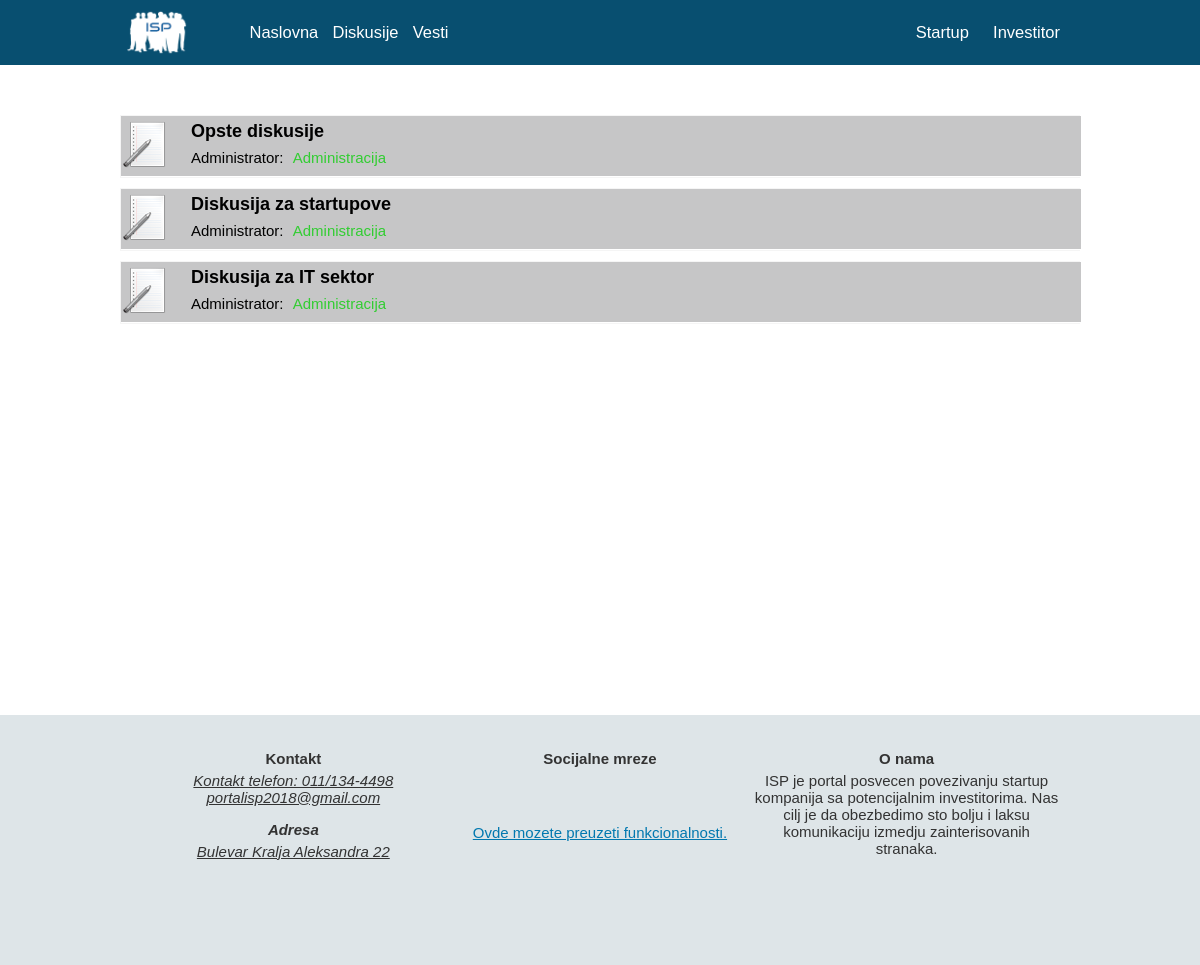
Page /index.php/gost/tipoviDiskusija on the committed database.
### tables this page shows
CREATE TABLE `diskusijatip` (
  `id` int(11) NOT NULL,
  `autor` varchar(50) NOT NULL,
  `naslov` varchar(100) NOT NULL,
  `datum` date NOT NULL
);

### application/controllers/Gost.php (called while the page is built, shortened)
<?php
class Gost extends CI_Controller {
    public function __construct() {
        $this->load->model("ModelInv");
        $this->load->model("ModelSt");
        $this->load->library('session');
        }
    private function loadView($data,$glavniDeo){
        $this->load->view("sablon/header_gost.php", $data);
        $this->load->view($glavniDeo, $data);
        $this->load->view("sablon/footer.php");
    }
    public function tipoviDiskusija(){
        $tipovidiskusija = $this->ModelSt->dohvatiTipove();
        foreach ($tipovidiskusija as $value) {
            $threads[$value['id']] = $this->ModelSt->dohvatiUkupneDiskusije($value['id']);
        }
        $data['threads']=$threads;
        $tipovidiskusija = $this->ModelSt->dohvatiTipove();
        $data['tipovidiskusija'] = $tipovidiskusija;
        $data['controller']= "Gost";
        $this->loadView($data, "diskusije_tipovi.php");
    }
}

### index.php (called while the page is built, shortened)
<?php
require_once BASEPATH.'core/CodeIgniter.php';

### application/models/ModelSt.php (called while the page is built, shortened)
<?php
class ModelSt extends CI_Model {
    public function dohvatiTipove(){
        $query = $this->db->get('diskusijatip');
        $result=$query->result_array();
        return $result;
    }
}

### application/views/diskusije_tipovi.php (the view, shortened to what this page needs)
<div class="wrapper">
    <div id="mainForumDiv">
        <ul class="forumList">
            <?php foreach ($tipovidiskusija as $tip) { ?>
            <li>
                <div id="forum">
                    <div class="forumImg">
                        <img src="<?php echo base_url(); ?>assets/img/forum.png" alt="forum_img"/>
                    </div>
                    <div class="forumContent">
                        <a href="<?php echo site_url("$controller/diskusije/".$tip['id']); ?>"><?php echo $tip['naslov']?></a></br>
                        <span>Administrator: </span><span style="color: limegreen"><?php echo $tip['autor']?></span>
                    </div>
                </div>
            </li>
            <?php } ?>
        </ul>
    </div>
</div>

### assets/css/style.css (style rules this page uses)
* { margin: 0; padding: 0; font-family:'Raleway', sans-serif; font-size:16px; box-sizing: content-box; }
body { position:relative; }
.wrapper { width:960px; margin:0 auto; }
.wrapper:after { display: table; content: ""; clear: both; }
* { box-sizing:border-box }
.forumList li { margin-bottom: 10px; border: 1px #F5F5F5 solid; }
#forum { width: 960px; background-color: #c6c6c7; border-bottom: 1px solid white; }
#forum:after { display: table; content: ""; clear: both; }
.forumImg { float: left; height: 60px; }
.forumImg img { margin: 5px 7px 2px 0; }
.forumContent { margin-left: 10px; height: 60px; float: left; }
.forumContent a { text-decoration: none; display: block; color: #000000; margin: 10px 0 0 5px; font-size: 100%; }
.forumContent a { text-decoration: none; display: inline-block; margin: 5px 0 7px 5px; color: #000000; font-size: 120%; font-weight: 600; }
.forumContent span { margin: 5px 0 2px 5px; color: #000000; }
.forumList { list-style-type: none; margin-top: 50px; }
#mainForumDiv { margin: 50px 0; min-height: 550px; }
.forumList { list-style-type: none; }
* { margin: 0; padding: 0; font-family:Gudea,Helvetica,sans-serif; font-size:15px; }

### rows in the picture
diskusijatip: naslov "Opste diskusije", autor "Administracija"
diskusijatip: naslov "Diskusija za startupove", autor "Administracija"
diskusijatip: naslov "Diskusija za IT sektor", autor "Administracija"
